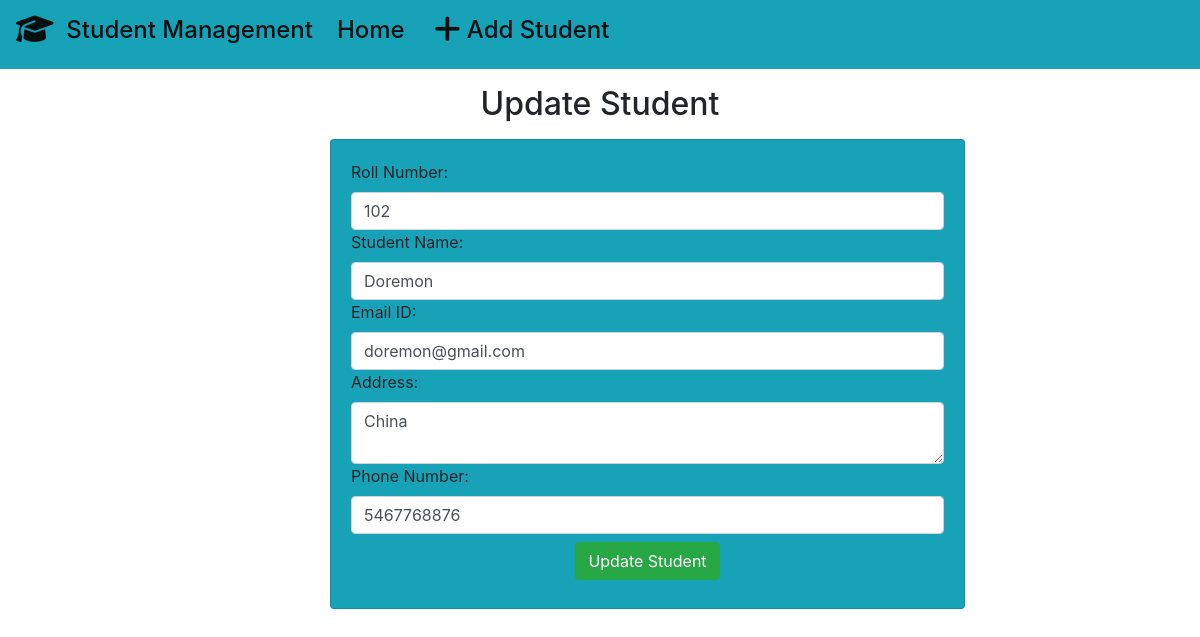
Screenshot of /std/update-std/7/ with the database file from the repository.
### student/models.py (models this page shows)
class Student(models.Model):
    roll=models.CharField(max_length=100)
    name=models.CharField(max_length=50)
    email=models.CharField(max_length=150)
    address=models.CharField(max_length=200)
    phone=models.CharField(max_length=10)

### student/views.py (the view)
# urls.py: path('update-std/<int:roll>/', update_std),
def update_std(request, roll):
    std=Student.objects.get(pk=roll)
    return render(request, "std/update_std.html", {'std':std})

### templates/std/update_std.html (shortened to what this page needs)
<!doctype html>
<html lang="en">
  <head>
    <link rel="stylesheet" href="https://cdn.jsdelivr.net/npm/bootstrap@4.4.1/dist/css/bootstrap.min.css">
  </head>
  <body>
    {% include 'std/navbar.html' %}
    <h2 class="text-center my-3">Update Student</h2>
      <div class="container" >
        <div class="row">
          <div class="col-sm-7 offset-md-3">
            <div class="card bg-info">
              <div class="card-body">
                <form action="/std/do-update-std/{{std.id}}" method="POST">
                <div class="md-3">
                  <label for="roll">Roll Number:</label>
                  <input name="std_roll" type="text" id="roll" class="form-control" placeholder="Enter your Roll Number" required value="{{std.roll}}">
                 </div>
                 <div class="md-3">
                  <label for="name">Student Name:</label>
                  <input name="std_name" type="text" id="name" class="form-control" placeholder="Enter your Name" required value="{{std.name}}">
                </div>
                <div class="md-3">
                  <label for="email">Email ID:</label>
                  <input  name="std_email" type="email" id="email" class="form-control" placeholder="Enter your Email ID" required value="{{std.email}}">
                </div>
                 <div class="md-3">
                  <label for="address">Address:</label>
                  <textarea name="std_address" id="address" rows="2" class="form-control" placeholder="Enter your Address">{{std.address}}</textarea>
                </div>
                 <div class="md-3">
                  <label for="Phone">Phone Number:</label>
                  <input  name="std_phone" type="number" id="Phone" class="form-control" placeholder="Enter your Phone Number" required value="{{std.phone}}">
                </div>
                <div class="container text-center my-2">
                  <button class="btn btn-success">
                          Update Student
                  </button>
                </div>
                </form>
              </div>
            </div>
          </div>
        </div>
      </div>
  </body>
</html>

### rows the page displays
Student: std_roll "102", std_name "Doremon", std_email "doremon@gmail.com", std_address "China", std_phone "5467768876"
